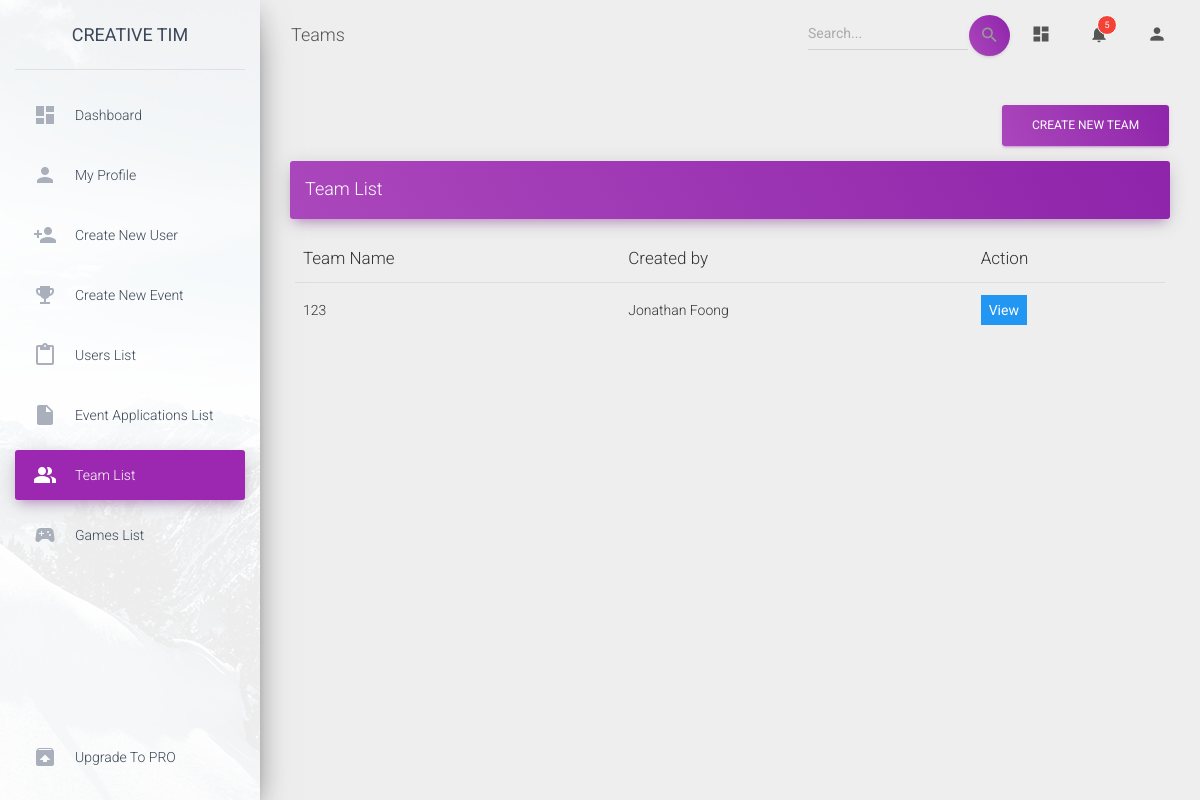
Before: /dashboard_module/team_list.php with the older database file.
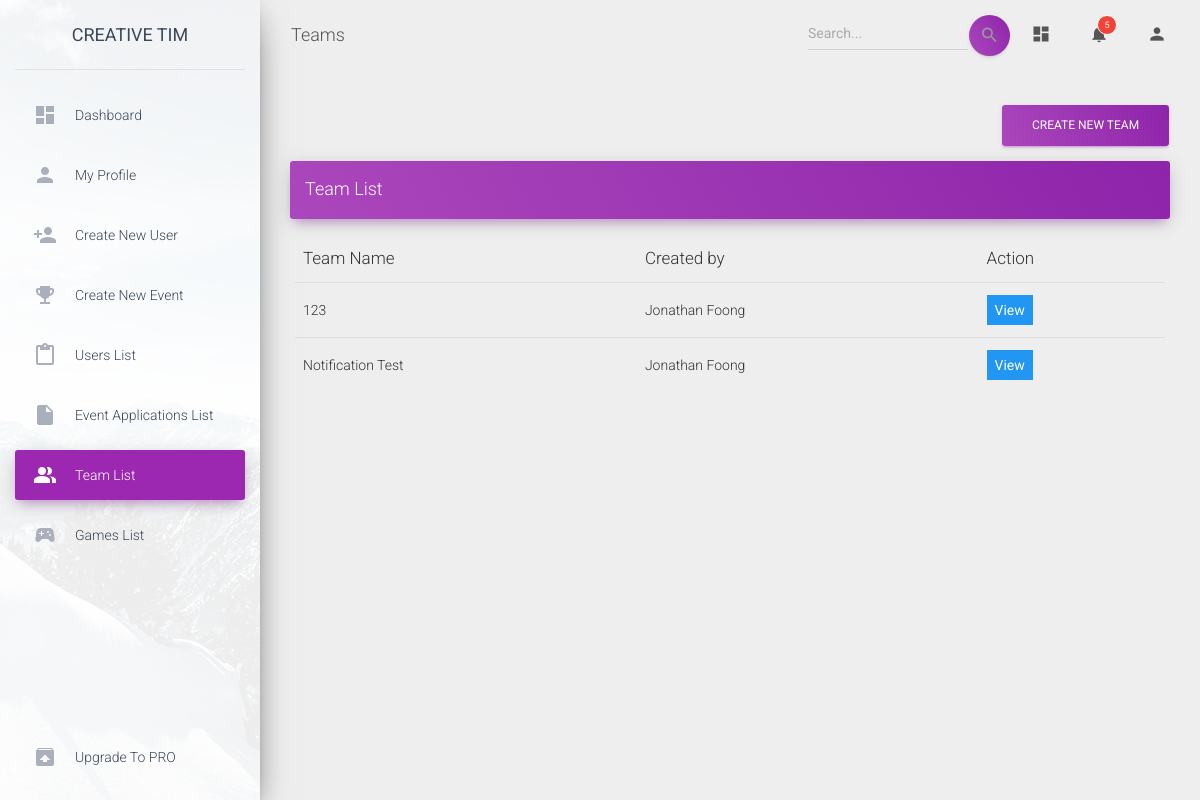
After: the same page with the newer database file.
### tables this page shows
CREATE TABLE `teams` (
  `team_id` int(11) NOT NULL,
  `team_name` varchar(50) NOT NULL,
  `games` varchar(150) NOT NULL,
  `created_at` datetime NOT NULL,
  `created_by` int(11) NOT NULL,
  `status` enum('pending','authenticated','') NOT NULL,
  `updated_at` datetime DEFAULT NULL,
  `delete_at` datetime DEFAULT NULL
);

CREATE TABLE `users` (
  `id` int(11) NOT NULL,
  `full_name` varchar(100) NOT NULL,
  `user_id` varchar(50) DEFAULT NULL,
  `mobile_number` varchar(15) NOT NULL,
  `email` varchar(100) NOT NULL,
  `password` varchar(100) NOT NULL,
  `DoB` date NOT NULL,
  `gender` enum('male','female') NOT NULL,
  `status` enum('created','authenticated','inactive','') NOT NULL,
  `accessed_at` datetime DEFAULT NULL,
  `updated_at` datetime NOT NULL,
  `city` varchar(100) NOT NULL,
  `state` varchar(100) NOT NULL,
  `is_admin` int(1) NOT NULL DEFAULT 0,
  `image_url` varchar(50) DEFAULT NULL
);

### dashboard_module/team_list.php (the view, shortened to what the changed rows need)
<!DOCTYPE html>
<html lang="en">
<?php
  $con = DatabaseConn();
  $sql_teams = "SELECT t.`team_id`, t.`team_name`, u.`full_name`
                FROM `teams` t JOIN `users` u ON t.`created_by` = u.`id`";
  $teams = mysqli_query($con, $sql_teams);
?>
<head>
  <link rel="stylesheet" href="https://maxcdn.bootstrapcdn.com/font-awesome/latest/css/font-awesome.min.css">
  <link href="assets/css/material-dashboard.css?v=2.1.2" rel="stylesheet" />
  <link href="assets/demo/demo.css" rel="stylesheet" />
</head>
<body class="">
  <div class="wrapper ">
    <div class="main-panel">
      <div class="content">
        <div class="container-fluid">
          <div class="row">
            <div class="col-md-12">
              <div class="card card-plain">
                <div class="card-body">
                  <div class="table-responsive">
                    <table class="table table-hover">
                      <thead class="">
                        <th>Team Name</th>
                        <th>Created by</th>
                        <th>Action</th>
                      </thead>
                      <tbody>
                        <?php if ($teams) { ?>
                        <?php while($row1 = mysqli_fetch_array($teams)):;?>
                        <tr>
                          <td><span><?php echo $row1[1];?></span></td>
                          <td><span><?php echo $row1[2];?></span></td>
                          <td><button  class ="btn-primary" style="border-color: transparent;" onclick="view_team(<?php echo $row1[0];?>)">View</button>
                        </tr>
                        <?php endwhile;?>
                        <?php } ?>
                      </tbody>
                    </table>
                  </div>
                </div>
              </div>
            </div>
          </div>
        </div>
      </div>
    </div>
  </div>
</body>
</html>

Changed rows visible on the page:
added teams: team_name "Notification Test", users.full_name "Jonathan Foong"
